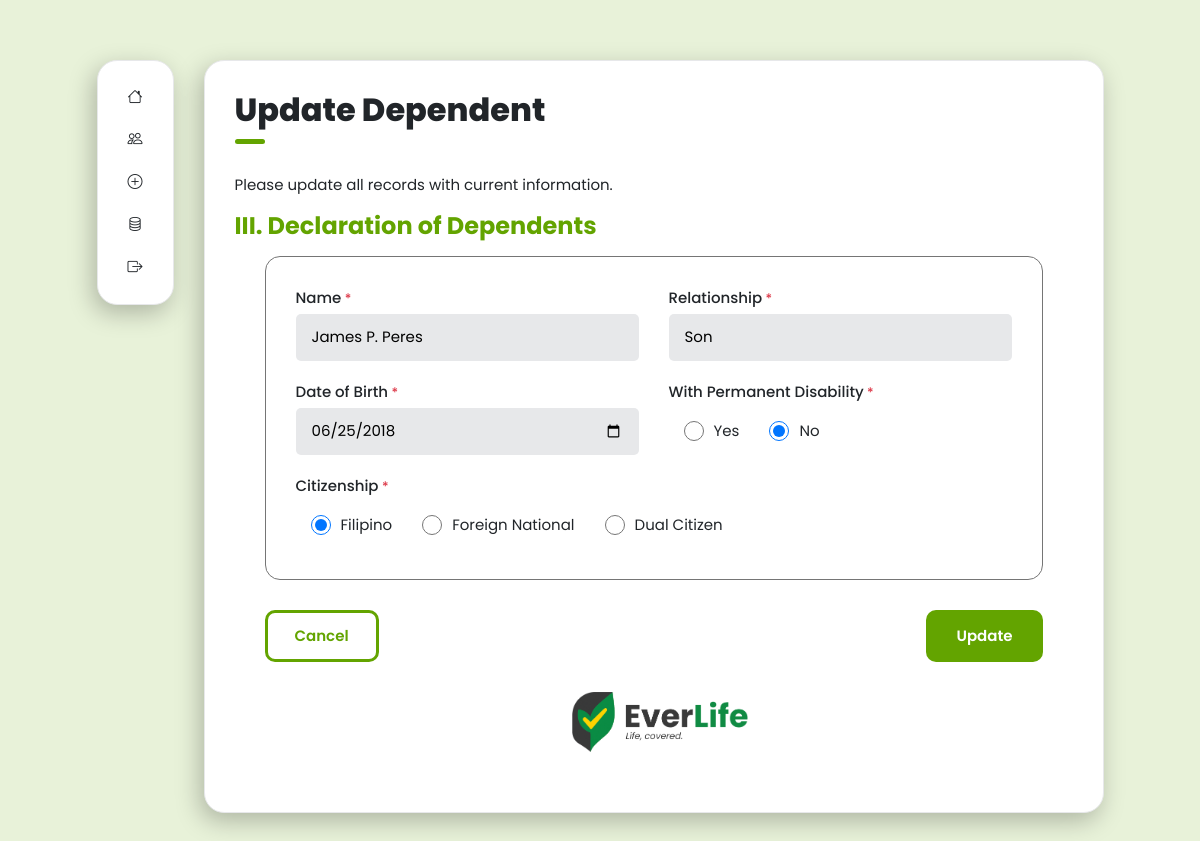
Screenshot of /crud/update-dependent.php?dep_id=1 with the database file from the repository.
### tables this page shows
CREATE TABLE `dependents` (
  `pin` bigint(12) NOT NULL,
  `dep_id` bigint(12) NOT NULL,
  `dep_name` varchar(40) NOT NULL,
  `dep_birth_date` date NOT NULL,
  `dep_citizenship` char(2) NOT NULL,
  `dep_perm_disability` char(1) NOT NULL,
  `relationship` varchar(30) NOT NULL
);

### crud/update-dependent.php (the view, shortened to what this page needs)
<?php
$servername = "localhost";
$username = "root";
$password = "";
$database = "everlife";
$connection = new mysqli( $servername, $username, $password, $database );
$dep_name = "";
$dep_birth_date = "";
$dep_citizenship = "";
$dep_perm_disability = "";
$relationship = "";
if ( $_SERVER['REQUEST_METHOD'] == 'GET' ) {
    $dep_id = $_GET["dep_id"];
    $sql = "SELECT * FROM dependents WHERE dep_id = $dep_id";
    $result = $connection->query( $sql );
    $row = $result->fetch_assoc();
    $dep_name = $row["dep_name"];
    $dep_birth_date = $row["dep_birth_date"];
    $dep_citizenship = $row["dep_citizenship"];
    $dep_perm_disability = $row["dep_perm_disability"];
    $relationship = $row["relationship"];
}
?>
<!DOCTYPE html>
<html lang="en">
<head>
    <link rel="stylesheet" href="../styles/css/registration.css">
    <link rel="stylesheet" href="https://cdn.jsdelivr.net/npm/bootstrap-icons@1.11.3/font/bootstrap-icons.min.css">
    <link rel="stylesheet" href="https://cdn.jsdelivr.net/npm/bootstrap@5.3.3/dist/css/bootstrap.min.css">
</head>
<body>
    <div class="global-container">
        <div class="nav">
            <ul class="nav-list">
                <li class="nav-item">
                    <a href="admin-home.php"><i class="bi bi-house"></i><span>Home</span></a>
                </li>
                <li class="nav-item">
                    <a href="../admin/admin-about.php"><i class="bi bi-people"></i><span>About</span></a>
                </li>
                <li class="nav-item">
                    <a href="../admin/admin-registration.php"><i class="bi bi-plus-circle"></i><span>Registration</span></a>
                </li>
                <li class="nav-item">
                    <a href="../admin/admin-members.php"><i class="bi bi-database"></i><span>Database</span></a>
                </li>
                <li class="nav-item">
                    <a href="../index.php"><i class="bi bi-box-arrow-right"></i><span>Exit</span></a>
                </li>
            </ul>
        </div>
        <div class="main-content">
            <div class="content">
                <header>
                    <h2 class="title">Update Dependent</h2>
                    <div class="instructions">
                        <p>Please update all records with current information.</p>
                    </div>
                </header>
                <form id="registration-form" method="post" class="form">
                    <h3 class="sub-title">III. Declaration of Dependents</h3>
                    <div id="dependent-forms-container">
                        <div class="container-form dep-base">
                            <div>
                                <label class="label-form d-block">Name<small>&nbsp;*</small></label>
                                <input id="input-depName" type="text" class="input-form" name="dep_name" value="<?php echo $dep_name; ?>">
                            </div>
                            <div>
                                <label class="label-form d-block">Relationship<small>&nbsp;*</small></label>
                                <input id="input-depRelationship" type="text" class="input-form" name="relationship" value="<?php echo $relationship; ?>">
                            </div>
                            <div>
                                <label class="label-form d-block">Date of Birth<small>&nbsp;*</small></label>
                                <input id="input-depBday" type="date" class="input-form" name="dep_birth_date" value="<?php echo $dep_birth_date; ?>">
                            </div>
                            <div>
                                <label class="label-form">With Permanent Disability<small>&nbsp;*</small></label>
                                <div class="with-radio-btn">
                                    <div class="d-flex align-items-center">
                                        <input type="radio" class="radio-form" name="dep_perm_disability" <?php if ($dep_perm_disability=="Y") echo "checked";?> onclick="depRadioValue()" value="Y">
                                        <label>Yes</label>
                                    </div>
                                    <div class="d-flex align-items-center">
                                        <input type="radio" class="radio-form" name="dep_perm_disability" <?php if ($dep_perm_disability=="N") echo "checked";?> onclick="depRadioValue()" value="N">
                                        <label>No</label>
                                    </div>
                                </div>
                            </div>
                            <div class="column-2">
                                <label class="label-form">Citizenship<small>&nbsp;*</small></label>
                                <div class="with-radio-btn">
                                    <div class="d-flex align-items-center">
                                        <input type="radio" class="radio-form" name="dep_citizenship" <?php if ($dep_citizenship=="F") echo "checked";?> onclick="depRadioValue()" value="F">
                                        <label>Filipino</label>
                                    </div>
                                    <div class="d-flex align-items-center">
                                        <input type="radio" class="radio-form" name="dep_citizenship" <?php if ($dep_citizenship=="FN") echo "checked";?> onclick="depRadioValue()" value="FN">
                                        <label>Foreign National</label>
                                    </div>
                                    <div class="d-flex align-items-center">
                                    <input type="radio" class="radio-form" name="dep_citizenship" <?php if ($dep_citizenship=="DC") echo "checked";?> onclick="depRadioValue()" value="DC">
                                        <label>Dual Citizen</label>
                                    </div>
                                </div>
                            </div>
                        </div>
                    </div>
                    <div class="registration-btns dependents-btn">
                        <a id="clearButton" type="button" class="clear-btn text-decoration-none" href="../admin/admin-dependents.php">Cancel</a>
                        <button id="checkButton" type="button" class="submit-btn" onclick="displayDepValue()">Update</button>
                    </div>
                </form>
                <a href="../admin/admin-home.php" class="org-logo">
                    <img src="../images/logo-name.png" alt="org-logo" draggable="false">
                </a>
            </div>
        </div>
    </div>
</body>
</html>

### styles/css/registration.css (style rules this page uses)
* { box-sizing: border-box; font-family: "Poppins", sans-serif; font-size: 15px; margin: 0; padding: 0; }
body { background: #E8F2D9 !important; }
body .global-container { display: flex; align-items: start; justify-content: center; gap: 30px; margin: 60px auto; min-width: 340px; }
body .global-container .nav { background: #FFFFFF; border: 1px solid #E7E8EA; border-radius: 20px; box-shadow: -4px 8px 24px hsla(0, 0%, 0%, 0.25); padding: 15px; }
@media screen and (min-width: 1055px) { body .global-container .nav { position: sticky; top: 60px; } }
body .global-container .nav .nav-list { margin: 0; padding: 0; list-style: none; }
body .global-container .nav .nav-list .nav-item { border-radius: 10px; cursor: pointer; padding: 10px 15px; transition: all 0.3s ease-in-out; }
body .global-container .nav .nav-list .nav-item a { color: #212529; display: block; text-decoration: none; }
body .global-container .main-content { position: relative; width: -moz-max-content; width: max-content; }
body .global-container .main-content .content { animation: fade 0.5s ease backwards; background: #FFFFFF; border: 1px solid #E7E8EA; border-radius: 20px; box-shadow: -4px 8px 24px hsla(0, 0%, 0%, 0.25); height: auto; padding: 30px; width: 900px; }
.content .title { font-size: 32px; font-weight: 800; margin-bottom: 30px; padding-bottom: 15px; position: relative; }
.content .title::after { background: #63A400; border-radius: 5px; bottom: 0; content: ""; left: 0; height: 5px; position: absolute; width: 30px; }
.content .instructions { margin-bottom: 15px; }
.content .instructions p { margin: 0; }
.content .sub-title { color: #63A400; font-size: 24px; font-weight: 700; margin-bottom: 15px; }
.content .container-form { align-items: end; display: grid; gap: 20px 30px; grid-template-columns: repeat(2, 1fr); margin: 15px 0 30px 0; }
@media screen and (min-width: 1055px) { .content .container-form { margin: 0 30px 30px 30px; padding-top: 15px; } }
.content .container-form .label-form { display: block; font-weight: 500; margin-bottom: 5px; }
.content .container-form .label-form small { color: #DC3545; }
.content .container-form .input-form { background: #E7E8EA; border: none; border-radius: 5px; padding: 12px 16px; width: 100%; }
.content .container-form .radio-form, .content .container-form .checkbox-form { height: 20px; margin-right: 10px; width: 20px; }
.content .container-form .with-radio-btn { display: flex; align-items: center; justify-content: start; flex-wrap: wrap; gap: 10px 40px; margin: 0 15px; min-height: 46.5px; }
.content .container-form.dep-base { border: 1px solid #757575; border-radius: 15px; margin: 15px 30px; padding: 30px; position: relative; }
@media screen and (min-width: 768px) { .content .container-form.dep-base .with-radio-btn { gap: 10px 30px; } }
.content .container-form .column-2 { grid-column: span 2; }
.content .registration-btns { display: flex; align-items: center; justify-content: space-between; gap: 25px; margin: 0 30px; }
.content .registration-btns .clear-btn { background-color: #FFFFFF; border: 3px #63A400 solid; border-radius: 10px; color: #63A400; font-weight: 600; padding: 12px 27px; transition: all 0.3s ease-in-out; }
.content .registration-btns .submit-btn { background-color: #63A400; border: none; color: #FFFFFF; border-radius: 10px; font-weight: 600; padding: 15px 30px; text-decoration: none; transition: all 0.3s ease-in-out; }
.content .registration-btns.dependents-btn { margin-top: 30px; }
.content .org-logo { display: none; }
@media screen and (min-width: 1055px) { .content .org-logo { display: block; height: 60px; width: 163.887px; margin: 30px auto; } }
.content .org-logo img { height: 100%; }

### rows the page displays
dependents: dep_name "James P. Peres", relationship "Son", dep_birth_date "06/25/2018", dep_perm_disability "☑", dep_citizenship "☑"
